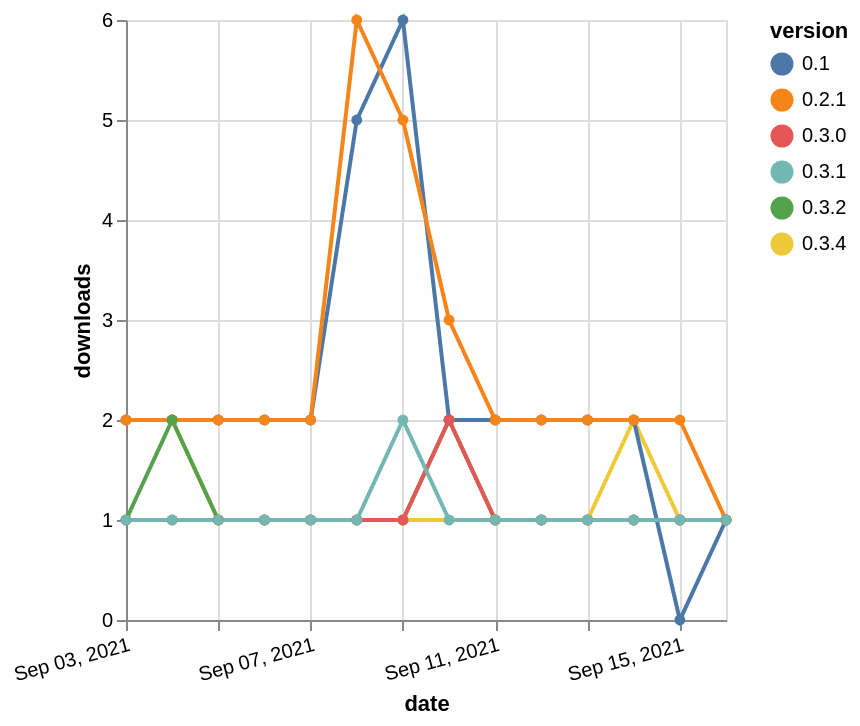

The specification (Vega-Lite) saved for this image:
### Vega-Lite specification from a JSON file in a GitHub repository (floating-point values rounded to 4 significant figures)
{"$schema": "https://vega.github.io/schema/vega-lite/v5.json", "description": "A simple bar chart with embedded data.", "data": {"values": [{"date": "2021-09-03", "total": 156, "delta": 2, "version": "0.3.4"}, {"date": "2021-09-04", "total": 158, "delta": 2, "version": "0.3.4"}, {"date": "2021-09-05", "total": 159, "delta": 1, "version": "0.3.4"}, {"date": "2021-09-06", "total": 160, "delta": 1, "version": "0.3.4"}, {"date": "2021-09-07", "total": 161, "delta": 1, "version": "0.3.4"}, {"date": "2021-09-08", "total": 162, "delta": 1, "version": "0.3.4"}, {"date": "2021-09-09", "total": 163, "delta": 1, "version": "0.3.4"}, {"date": "2021-09-10", "total": 164, "delta": 1, "version": "0.3.4"}, {"date": "2021-09-11", "total": 165, "delta": 1, "version": "0.3.4"}, {"date": "2021-09-12", "total": 166, "delta": 1, "version": "0.3.4"}, {"date": "2021-09-13", "total": 167, "delta": 1, "version": "0.3.4"}, {"date": "2021-09-14", "total": 169, "delta": 2, "version": "0.3.4"}, {"date": "2021-09-15", "total": 170, "delta": 1, "version": "0.3.4"}, {"date": "2021-09-16", "total": 171, "delta": 1, "version": "0.3.4"}, {"date": "2021-09-03", "total": 3156, "delta": 2, "version": "0.1"}, {"date": "2021-09-04", "total": 3158, "delta": 2, "version": "0.1"}, {"date": "2021-09-05", "total": 3160, "delta": 2, "version": "0.1"}, {"date": "2021-09-06", "total": 3162, "delta": 2, "version": "0.1"}, {"date": "2021-09-07", "total": 3164, "delta": 2, "version": "0.1"}, {"date": "2021-09-08", "total": 3169, "delta": 5, "version": "0.1"}, {"date": "2021-09-09", "total": 3175, "delta": 6, "version": "0.1"}, {"date": "2021-09-10", "total": 3177, "delta": 2, "version": "0.1"}, {"date": "2021-09-11", "total": 3179, "delta": 2, "version": "0.1"}, {"date": "2021-09-12", "total": 3181, "delta": 2, "version": "0.1"}, {"date": "2021-09-13", "total": 3183, "delta": 2, "version": "0.1"}, {"date": "2021-09-14", "total": 3185, "delta": 2, "version": "0.1"}, {"date": "2021-09-15", "total": 3185, "delta": 0, "version": "0.1"}, {"date": "2021-09-16", "total": 3186, "delta": 1, "version": "0.1"}, {"date": "2021-09-03", "total": 3325, "delta": 2, "version": "0.2.1"}, {"date": "2021-09-04", "total": 3327, "delta": 2, "version": "0.2.1"}, {"date": "2021-09-05", "total": 3329, "delta": 2, "version": "0.2.1"}, {"date": "2021-09-06", "total": 3331, "delta": 2, "version": "0.2.1"}, {"date": "2021-09-07", "total": 3333, "delta": 2, "version": "0.2.1"}, {"date": "2021-09-08", "total": 3339, "delta": 6, "version": "0.2.1"}, {"date": "2021-09-09", "total": 3344, "delta": 5, "version": "0.2.1"}, {"date": "2021-09-10", "total": 3347, "delta": 3, "version": "0.2.1"}, {"date": "2021-09-11", "total": 3349, "delta": 2, "version": "0.2.1"}, {"date": "2021-09-12", "total": 3351, "delta": 2, "version": "0.2.1"}, {"date": "2021-09-13", "total": 3353, "delta": 2, "version": "0.2.1"}, {"date": "2021-09-14", "total": 3355, "delta": 2, "version": "0.2.1"}, {"date": "2021-09-15", "total": 3357, "delta": 2, "version": "0.2.1"}, {"date": "2021-09-16", "total": 3358, "delta": 1, "version": "0.2.1"}, {"date": "2021-09-03", "total": 134, "delta": 1, "version": "0.3.2"}, {"date": "2021-09-04", "total": 136, "delta": 2, "version": "0.3.2"}, {"date": "2021-09-05", "total": 137, "delta": 1, "version": "0.3.2"}, {"date": "2021-09-06", "total": 138, "delta": 1, "version": "0.3.2"}, {"date": "2021-09-07", "total": 139, "delta": 1, "version": "0.3.2"}, {"date": "2021-09-08", "total": 140, "delta": 1, "version": "0.3.2"}, {"date": "2021-09-09", "total": 141, "delta": 1, "version": "0.3.2"}, {"date": "2021-09-10", "total": 143, "delta": 2, "version": "0.3.2"}, {"date": "2021-09-11", "total": 144, "delta": 1, "version": "0.3.2"}, {"date": "2021-09-12", "total": 145, "delta": 1, "version": "0.3.2"}, {"date": "2021-09-13", "total": 146, "delta": 1, "version": "0.3.2"}, {"date": "2021-09-14", "total": 147, "delta": 1, "version": "0.3.2"}, {"date": "2021-09-15", "total": 148, "delta": 1, "version": "0.3.2"}, {"date": "2021-09-16", "total": 149, "delta": 1, "version": "0.3.2"}, {"date": "2021-09-03", "total": 161, "delta": 1, "version": "0.3.0"}, {"date": "2021-09-04", "total": 162, "delta": 1, "version": "0.3.0"}, {"date": "2021-09-05", "total": 163, "delta": 1, "version": "0.3.0"}, {"date": "2021-09-06", "total": 164, "delta": 1, "version": "0.3.0"}, {"date": "2021-09-07", "total": 165, "delta": 1, "version": "0.3.0"}, {"date": "2021-09-08", "total": 166, "delta": 1, "version": "0.3.0"}, {"date": "2021-09-09", "total": 167, "delta": 1, "version": "0.3.0"}, {"date": "2021-09-10", "total": 169, "delta": 2, "version": "0.3.0"}, {"date": "2021-09-11", "total": 170, "delta": 1, "version": "0.3.0"}, {"date": "2021-09-12", "total": 171, "delta": 1, "version": "0.3.0"}, {"date": "2021-09-13", "total": 172, "delta": 1, "version": "0.3.0"}, {"date": "2021-09-14", "total": 173, "delta": 1, "version": "0.3.0"}, {"date": "2021-09-15", "total": 174, "delta": 1, "version": "0.3.0"}, {"date": "2021-09-16", "total": 175, "delta": 1, "version": "0.3.0"}, {"date": "2021-09-03", "total": 261, "delta": 1, "version": "0.3.1"}, {"date": "2021-09-04", "total": 262, "delta": 1, "version": "0.3.1"}, {"date": "2021-09-05", "total": 263, "delta": 1, "version": "0.3.1"}, {"date": "2021-09-06", "total": 264, "delta": 1, "version": "0.3.1"}, {"date": "2021-09-07", "total": 265, "delta": 1, "version": "0.3.1"}, {"date": "2021-09-08", "total": 266, "delta": 1, "version": "0.3.1"}, {"date": "2021-09-09", "total": 268, "delta": 2, "version": "0.3.1"}, {"date": "2021-09-10", "total": 269, "delta": 1, "version": "0.3.1"}, {"date": "2021-09-11", "total": 270, "delta": 1, "version": "0.3.1"}, {"date": "2021-09-12", "total": 271, "delta": 1, "version": "0.3.1"}, {"date": "2021-09-13", "total": 272, "delta": 1, "version": "0.3.1"}, {"date": "2021-09-14", "total": 273, "delta": 1, "version": "0.3.1"}, {"date": "2021-09-15", "total": 274, "delta": 1, "version": "0.3.1"}, {"date": "2021-09-16", "total": 275, "delta": 1, "version": "0.3.1"}]}, "width": "container", "mark": {"type": "line", "point": {"filled": true}}, "encoding": {"x": {"field": "date", "type": "temporal", "timeUnit": "yearmonthdate", "title": "date", "axis": {"labelAngle": -15}}, "y": {"field": "delta", "type": "quantitative", "title": "downloads"}, "color": {"field": "version", "type": "nominal"}, "tooltip": {"field": "delta"}}}
